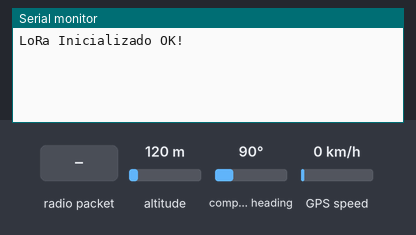
Simulated run of this sketch. Board: ESP32. On the bench: the last lines printed to the serial monitor. The inputs (shaded band) are chosen by the test bench; at power-on: altitude 120 m, compass heading 90°, GPS speed 0 km/h. The GPS gets a fix after 3 s at 37.7749, -122.4194 with 8 satellites; no radio packets arrive unless stated.

Above: at 1.2 s.
1.3 s: radio packet "T" arrives
At 3.4 s:
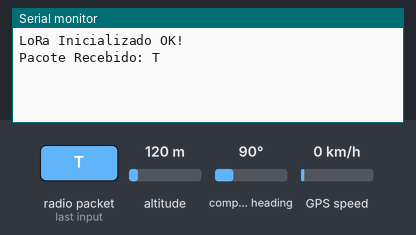
4.5 s: radio packet "F" arrives
At 6.9 s:
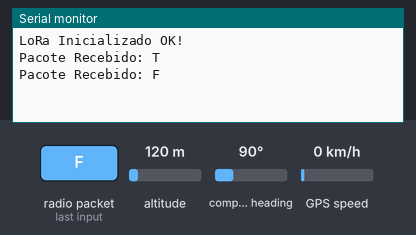
8.6 s: radio packet "1" arrives
At 11.0 s:
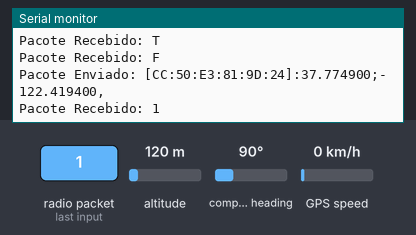

Measured:
- after the input at 1.3 s, the serial monitor: prints a new line after 1.7 s (image 1)
- after the input at 4.5 s, the serial monitor: prints a new line after 1.5 s (image 2)
- after the input at 8.6 s, the serial monitor: prints a new line after 1.5 s (image 3)

The sketch:

TTGO_FINAL.ino
```cpp
//Biblioteca GPS
#include <TinyGPS++.h>
//Bibliotecas LoRa
#include <SPI.h>
#include <LoRa.h>

//define os pinos do modulo LoRa
#define SCK 5
#define MISO 19
#define MOSI 27
#define SS 18
#define RST 14
#define DIO0 26

//=====================Variaveis configuraveis=====================
#define BAND 915E6  //frequencia lora
#define MAC_PET "[24:62:AB:DD:D0:68]" //define MAC do PET para comparar com o endereço recebido via LoRa
#define MAC_Servidor "[CC:50:E3:81:9D:24]" //define MAC do Servidor para usar no protocolo de comunicação LoRa

int temp_Env_Lora=8000; //tempo em millis, envio de pacotes via LoRa
int temp_Cap_GPS=1000; //tempo em millis, captura de dados GPS

//===========================================================================================================
int tempo=0;  //variavel auxiliar para calculo de tempo

String DadosGPS;  //pacote de dados GPS enviado via LoRa

TinyGPSPlus gps;  //declara a variavel atrelada ao gps

//================Apresenta os dados lidos pelo GPS================
static void smartDelay(unsigned long ms){
  unsigned long start = millis();
  do{
    while (Serial1.available())
      gps.encode(Serial1.read());
  }while (millis() - start < ms);
}

//monta o pacote para envio LoRa
void Dados_GPS(){
  DadosGPS=":";
  DadosGPS+=String(gps.location.lat(), 6);
  DadosGPS+=';';
  DadosGPS+=String(gps.location.lng(), 6);
  DadosGPS+=',';

  smartDelay(temp_Cap_GPS);

  if (millis() > 5000 && gps.charsProcessed() < 10)
    Serial.println(F("Nenhum dado de GPS recebido: verifique a fiação"));
}

//===========================================================================================================
void LoRaEnviaDados(){
  if(millis()-tempo>temp_Env_Lora){
    tempo=millis();
    DadosGPS = MAC_Servidor+DadosGPS;   //adiciona o endereço MAC do Servidor no inicio do pacote com dados do GPS
    Serial.print("Pacote Enviado: "); Serial.println(DadosGPS);
    //Enviando pacote LoRa para o receptor
    LoRa.beginPacket();
    LoRa.print(DadosGPS);
    LoRa.endPacket();
  }
}

bool validaMAC(String* LoRaDados){
  int index1 = LoRaDados->indexOf('[');
  int index2 = LoRaDados->indexOf(']')+1;
  String MAC = LoRaDados->substring(index1, index2);
  if(MAC == MAC_PET){
    *LoRaDados = LoRaDados->substring(index2);
    return true;
  }else return false;
}

void LoRaRecebeDados(){
  //recebe o pacote LoRa
  int packetSize = LoRa.parsePacket();
  if (packetSize) {
    String LoRaDados; //pacotes de dados recebido via LoRa

    //lendo o pacote
    while (LoRa.available())
      LoRaDados = LoRa.readString();

    //escreve o pacote no serial
    Serial.print("Pacote Recebido: ");Serial.println(LoRaDados);

    if(validaMAC(&LoRaDados)){
      char LoRaDados_char[LoRaDados.length()+1];
      LoRaDados.toCharArray(LoRaDados_char, LoRaDados.length()+1);

      for(int i=0; i<LoRaDados.length()+1; i++){
        if((LoRaDados_char[i]=='T') || (LoRaDados_char[i]=='F')){
          switch(LoRaDados_char[i]){
            case 'T':
              temp_Env_Lora=2000;
              break;
            case 'F':
              temp_Env_Lora=8000;
              break;
          }
        }
      }
    }
  }
}

//===========================================================================================================
void setup(){
  Serial.begin(115200); //inicia o monitor serial para apresentação dos dados
  Serial1.begin(9600, SERIAL_8N1, 12, 15);  //inicia um segundo serial para ser usado pelo gps

  //SPI LoRa pinos
  SPI.begin(SCK, MISO, MOSI, SS);
  //setup LoRa modulo transceptor
  LoRa.setPins(SS, RST, DIO0);

  if (!LoRa.begin(BAND)) {
    Serial.println("Inicializaçaõ LoRa falhou!");
    while (1);
  }
  Serial.println("LoRa Inicializado OK!");
}

//===========================================================================================================
void loop(){
  Dados_GPS();
  LoRaEnviaDados();
  LoRaRecebeDados();
}
```
